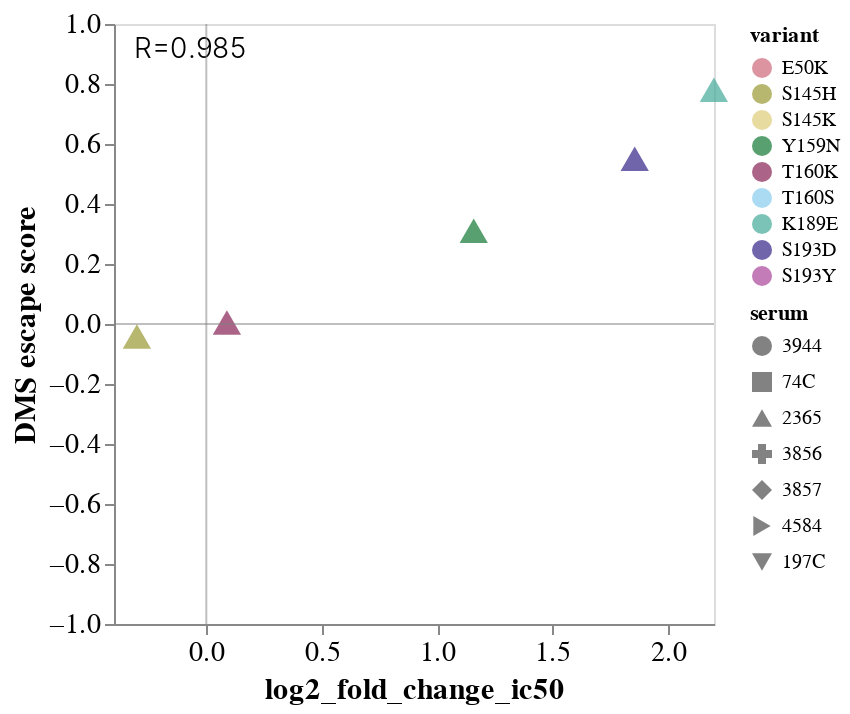

The cell this chart's notebook holds for it:
### Code cell
corr_charts[3]

### Figure 1 — Vega-Lite specification as saved in the notebook (floating-point values rounded to 4 significant figures)
{"config": {"view": {"continuousWidth": 300, "continuousHeight": 300}, "axis": {"grid": false, "labelFontSize": 14, "titleFontSize": 15}, "title": {"fontSize": 21, "fontWeight": "normal"}}, "layer": [{"data": {"name": "data-7650a767da1716f984ddbc761cda62f6"}, "mark": {"type": "point", "filled": true, "size": 200}, "encoding": {"color": {"field": "variant", "scale": {"domain": ["E50K", "S145H", "S145K", "Y159N", "T160K", "T160S", "K189E", "S193D", "S193Y"], "range": ["#CC6677", "#999933", "#DDCC77", "#117733", "#882255", "#88CCEE", "#44AA99", "#332288", "#AA4499"]}, "type": "nominal"}, "shape": {"field": "serum", "scale": {"domain": ["3944", "74C", "2365", "3856", "3857", "4584", "197C"]}, "type": "nominal"}, "tooltip": [{"field": "variant", "type": "nominal"}, {"field": "serum", "type": "nominal"}, {"field": "log2_fold_change_ic50", "type": "quantitative"}, {"field": "escape_mean", "type": "quantitative"}], "x": {"field": "log2_fold_change_ic50", "scale": {}, "title": "log2_fold_change_ic50", "type": "quantitative"}, "y": {"field": "escape_mean", "scale": {"clamp": true, "domain": [-1, 1]}, "title": "DMS escape score", "type": "quantitative"}}}, {"data": {"name": "empty"}, "mark": {"type": "text", "align": "left", "baseline": "bottom", "fontSize": 14, "fontWeight": 300}, "encoding": {"text": {"value": ["R=0.985"]}, "x": {"value": 10}, "y": {"value": 20}}}, {"data": {"name": "data-06fd9f850666401b4599de5588b60692"}, "mark": {"type": "rule", "color": "gray", "opacity": 0.5, "size": 1}, "encoding": {"y": {"field": "y", "type": "quantitative"}}}, {"data": {"name": "data-9c00aa9dc2b1c1a0b4bf9b34ead12925"}, "mark": {"type": "rule", "color": "gray", "opacity": 0.5, "size": 1}, "encoding": {"x": {"field": "x", "type": "quantitative"}}}], "$schema": "https://vega.github.io/schema/vega-lite/v5.8.0.json", "datasets": {"data-7650a767da1716f984ddbc761cda62f6": [{"serum": "2365", "variant": "Y159N", "log2_fold_change_ic50": 1.159, "escape_mean": 0.3106}, {"serum": "2365", "variant": "T160K", "log2_fold_change_ic50": 0.08919, "escape_mean": 0.0047}, {"serum": "2365", "variant": "K189E", "log2_fold_change_ic50": 2.199, "escape_mean": 0.781}, {"serum": "2365", "variant": "S193D", "log2_fold_change_ic50": 1.856, "escape_mean": 0.5509}, {"serum": "2365", "variant": "S145H", "log2_fold_change_ic50": -0.3008, "escape_mean": -0.0419}], "empty": [{}], "data-06fd9f850666401b4599de5588b60692": [{"y": 0}], "data-9c00aa9dc2b1c1a0b4bf9b34ead12925": [{"x": 0}]}}
